Frame 1 (no input): blank canvas, image omitted
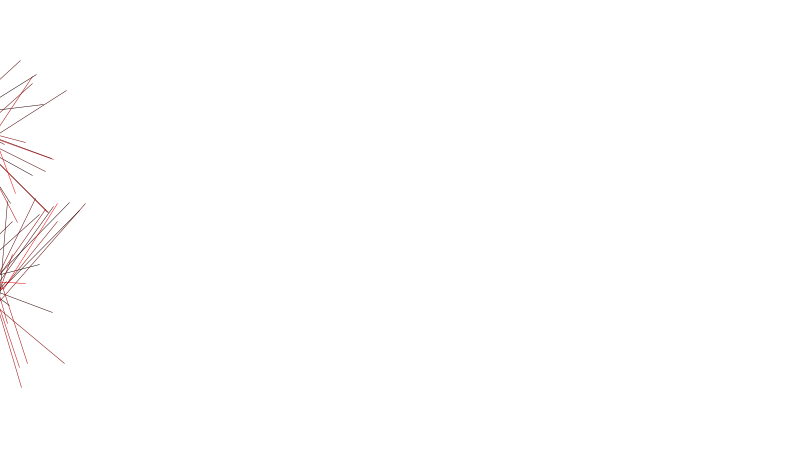
Frame 60 (the mouse pressed at the canvas centre just before this capture)
Frame 120 (the mouse held since frame 60 and released just before this capture): blank canvas, image omitted

The Processing sketch that drew this single still picture (run headless with seeded random() and noise(); from frame 60 on, the mouse is pressed at the canvas centre):

// Processing sketch: processing_446
// ── processing_446.pde

//globals
float x1;
  float y1;
  float x3;
  float y3;


  float randomRangex = 100;
  float randomRangey = 100;
  
  int RedRange = 255;
  int GreenRange = 0;
  int BlueRange = 0;

void setup(){
  
x1 = -50;
y1 = random(450);
x3 = -50;
y3 = random(450);

size(800,450);
background(255);
strokeWeight(.5);
frameRate(50);

}

void draw(){
    
    float xSpacing1 = random(-7,8);
    float xSpacing2 = random(-7,8);

    float yModifier1 = random(-5,5);
    float yModifier2 = random(-5,5);
    
 y1 = y1 +yModifier1;
 y3 = y3 +yModifier2;
 
 x1 = x1 + xSpacing1;
 x3 = x3 + xSpacing2;

  float b1 = random(-randomRangey,randomRangey);
  float m1 = random(-randomRangex,randomRangex);
  float b2 = random(-randomRangey,randomRangey);
  float m2 = random(-randomRangex,randomRangex);

  float x2 = x1 + m1;
  float y2 = y1 + b1;

  float x4 = x3 + m2;
  float y4 = y3 + b2;
  

  line(x1,y1,x2,y2);
  line(x3,y3,x4,y4);

  
  float r = random(RedRange);
  float g = random(GreenRange);
  float b = random(BlueRange);
  
  stroke(r,g,b);
  
if(mousePressed) {
  setup();

}
}
